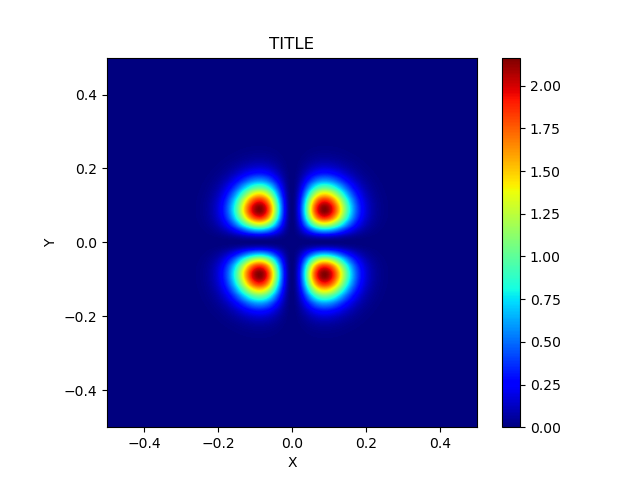

Recreate this plot in Python.
"""


hermite_modes.py: calculates Gauss-Schell modes

see e.g. https://commons.wikimedia.org/wiki/File:Hermite-gaussian.png

"""

__author__ = "M. Sanchez del Rio"
__contact__ = "[email redacted]"
__copyright = "ESRF, 2016"


import numpy as np
import matplotlib.pyplot as plt
from scipy.special import hermite


def plot_image(*positional_parameters, title="TITLE", xtitle=r"X", ytitle=r"Y",
               xrange=None, yrange=None,
               cmap=None, aspect=None, name="name.png",
               add_colorbar=True, figsize=None):

    n_arguments = len(positional_parameters)
    if n_arguments == 1:
        z = positional_parameters[0]
        x = np.arange(0, z.shape[0])
        y = np.arange(0, z.shape[1])
    elif n_arguments == 2:
        z = positional_parameters[0]
        x = positional_parameters[1]
        y = positional_parameters[1]
    elif n_arguments == 3:
        z = positional_parameters[0]
        x = positional_parameters[1]
        y = positional_parameters[2]
    else:
        raise Exception("Bad number of inputs")

    fig = plt.figure(figsize=figsize)

    plt.imshow(z.T, origin='lower', extent=[
               x[0], x[-1], y[0], y[-1]], cmap="jet", aspect="equal")
    if add_colorbar:
        plt.colorbar()
    ax = fig.gca()
    ax.set_xlabel(xtitle)
    ax.set_ylabel(ytitle)

    plt.title(title)

    plt.xlim(xrange)
    plt.ylim(yrange)
    plt.savefig(name)


#
# inputs
#
size_x = 1.0
size_y = 1.0
n_x = 620
n_y = 320
w = size_x / 8.
m = 1
n = 1

X = np.linspace(-size_x / 2, size_x / 2, n_x)
Y = np.linspace(-size_y / 2, size_y / 2, n_y)

XX = np.outer(X, np.ones_like(Y))
YY = np.outer(np.ones_like(X), Y)

out = (hermite(m)(np.sqrt(2) * XX / w) * np.exp(-XX**2 / w**2))**2 \
    * (hermite(n)(np.sqrt(2) * YY / w) * np.exp(-YY**2 / w**2))**2

plot_image(out, X, Y, name="hermite_modes.png")
